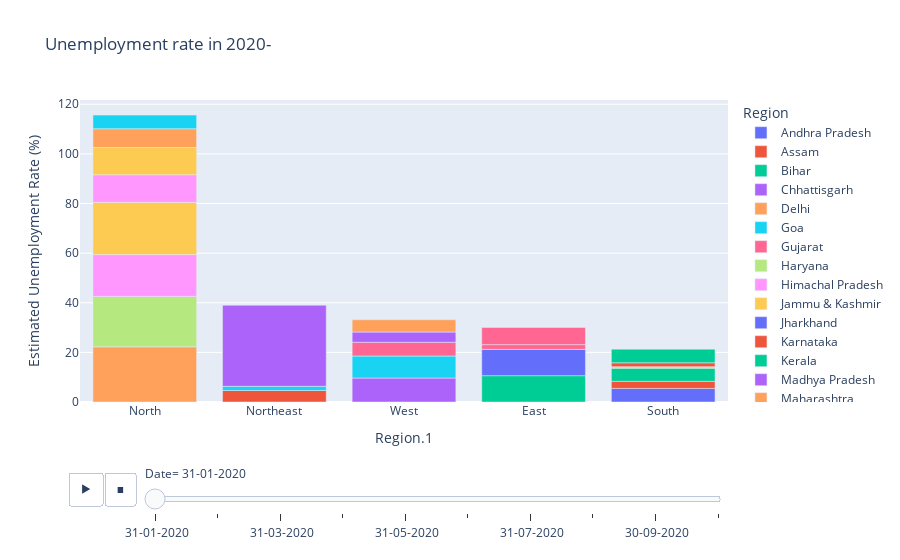

The notebook cell this image was saved under:
### Code cell
fg1 = px.bar(df1, x='Region.1', y='Estimated Unemployment Rate (%)', color='Region',
             title='Unemployment rate in 2020-', animation_frame='Date', template='plotly')
fg1.update_layout(xaxis={'categoryorder': 'total descending'})
fg1.show()

### Figure 1 — Plotly figure (JSON) as saved in the notebook; plotly's stock layout.template omitted (floating-point values rounded to 4 significant figures)
{"data": [{"alignmentgroup": "True", "hovertemplate": "Region=Andhra Pradesh<br>Date= 31-01-2020<br>Region.1=%{x}<br>Estimated Unemployment Rate (%)=%{y}<extra></extra>", "legendgroup": "Andhra Pradesh", "marker": {"color": "#636efa", "pattern": {"shape": ""}}, "name": "Andhra Pradesh", "offsetgroup": "Andhra Pradesh", "orientation": "v", "showlegend": true, "textposition": "auto", "type": "bar", "x": ["South"], "xaxis": "x", "y": [5.48], "yaxis": "y"}, {"alignmentgroup": "True", "hovertemplate": "Region=Assam<br>Date= 31-01-2020<br>Region.1=%{x}<br>Estimated Unemployment Rate (%)=%{y}<extra></extra>", "legendgroup": "Assam", "marker": {"color": "#EF553B", "pattern": {"shape": ""}}, "name": "Assam", "offsetgroup": "Assam", "orientation": "v", "showlegend": true, "textposition": "auto", "type": "bar", "x": ["Northeast"], "xaxis": "x", "y": [4.66], "yaxis": "y"}, {"alignmentgroup": "True", "hovertemplate": "Region=Bihar<br>Date= 31-01-2020<br>Region.1=%{x}<br>Estimated Unemployment Rate (%)=%{y}<extra></extra>", "legendgroup": "Bihar", "marker": {"color": "#00cc96", "pattern": {"shape": ""}}, "name": "Bihar", "offsetgroup": "Bihar", "orientation": "v", "showlegend": true, "textposition": "auto", "type": "bar", "x": ["East"], "xaxis": "x", "y": [10.61], "yaxis": "y"}, {"alignmentgroup": "True", "hovertemplate": "Region=Chhattisgarh<br>Date= 31-01-2020<br>Region.1=%{x}<br>Estimated Unemployment Rate (%)=%{y}<extra></extra>", "legendgroup": "Chhattisgarh", "marker": {"color": "#ab63fa", "pattern": {"shape": ""}}, "name": "Chhattisgarh", "offsetgroup": "Chhattisgarh", "orientation": "v", "showlegend": true, "textposition": "auto", "type": "bar", "x": ["West"], "xaxis": "x", "y": [9.65], "yaxis": "y"}, {"alignmentgroup": "True", "hovertemplate": "Region=Delhi<br>Date= 31-01-2020<br>Region.1=%{x}<br>Estimated Unemployment Rate (%)=%{y}<extra></extra>", "legendgroup": "Delhi", "marker": {"color": "#FFA15A", "pattern": {"shape": ""}}, "name": "Delhi", "offsetgroup": "Delhi", "orientation": "v", "showlegend": true, "textposition": "auto", "type": "bar", "x": ["North"], "xaxis": "x", "y": [22.23], "yaxis": "y"}, {"alignmentgroup": "True", "hovertemplate": "Region=Goa<br>Date= 31-01-2020<br>Region.1=%{x}<br>Estimated Unemployment Rate (%)=%{y}<extra></extra>", "legendgroup": "Goa", "marker": {"color": "#19d3f3", "pattern": {"shape": ""}}, "name": "Goa", "offsetgroup": "Goa", "orientation": "v", "showlegend": true, "textposition": "auto", "type": "bar", "x": ["West"], "xaxis": "x", "y": [8.89], "yaxis": "y"}, {"alignmentgroup": "True", "hovertemplate": "Region=Gujarat<br>Date= 31-01-2020<br>Region.1=%{x}<br>Estimated Unemployment Rate (%)=%{y}<extra></extra>", "legendgroup": "Gujarat", "marker": {"color": "#FF6692", "pattern": {"shape": ""}}, "name": "Gujarat", "offsetgroup": "Gujarat", "orientation": "v", "showlegend": true, "textposition": "auto", "type": "bar", "x": ["West"], "xaxis": "x", "y": [5.54], "yaxis": "y"}, {"alignmentgroup": "True", "hovertemplate": "Region=Haryana<br>Date= 31-01-2020<br>Region.1=%{x}<br>Estimated Unemployment Rate (%)=%{y}<extra></extra>", "legendgroup": "Haryana", "marker": {"color": "#B6E880", "pattern": {"shape": ""}}, "name": "Haryana", "offsetgroup": "Haryana", "orientation": "v", "showlegend": true, "textposition": "auto", "type": "bar", "x": ["North"], "xaxis": "x", "y": [20.34], "yaxis": "y"}, {"alignmentgroup": "True", "hovertemplate": "Region=Himachal Pradesh<br>Date= 31-01-2020<br>Region.1=%{x}<br>Estimated Unemployment Rate (%)=%{y}<extra></extra>", "legendgroup": "Himachal Pradesh", "marker": {"color": "#FF97FF", "pattern": {"shape": ""}}, "name": "Himachal Pradesh", "offsetgroup": "Himachal Pradesh", "orientation": "v", "showlegend": true, "textposition": "auto", "type": "bar", "x": ["North"], "xaxis": "x", "y": [16.83], "yaxis": "y"}, {"alignmentgroup": "True", "hovertemplate": "Region=Jammu & Kashmir<br>Date= 31-01-2020<br>Region.1=%{x}<br>Estimated Unemployment Rate (%)=%{y}<extra></extra>", "legendgroup": "Jammu & Kashmir", "marker": {"color": "#FECB52", "pattern": {"shape": ""}}, "name": "Jammu & Kashmir", "offsetgroup": "Jammu & Kashmir", "orientation": "v", "showlegend": true, "textposition": "auto", "type": "bar", "x": ["North"], "xaxis": "x", "y": [21.08], "yaxis": "y"}, {"alignmentgroup": "True", "hovertemplate": "Region=Jharkhand<br>Date= 31-01-2020<br>Region.1=%{x}<br>Estimated Unemployment Rate (%)=%{y}<extra></extra>", "legendgroup": "Jharkhand", "marker": {"color": "#636efa", "pattern": {"shape": ""}}, "name": "Jharkhand", "offsetgroup": "Jharkhand", "orientation": "v", "showlegend": true, "textposition": "auto", "type": "bar", "x": ["East"], "xaxis": "x", "y": [10.61], "yaxis": "y"}, {"alignmentgroup": "True", "hovertemplate": "Region=Karnataka<br>Date= 31-01-2020<br>Region.1=%{x}<br>Estimated Unemployment Rate (%)=%{y}<extra></extra>", "legendgroup": "Karnataka", "marker": {"color": "#EF553B", "pattern": {"shape": ""}}, "name": "Karnataka", "offsetgroup": "Karnataka", "orientation": "v", "showlegend": true, "textposition": "auto", "type": "bar", "x": ["South"], "xaxis": "x", "y": [2.86], "yaxis": "y"}, {"alignmentgroup": "True", "hovertemplate": "Region=Kerala<br>Date= 31-01-2020<br>Region.1=%{x}<br>Estimated Unemployment Rate (%)=%{y}<extra></extra>", "legendgroup": "Kerala", "marker": {"color": "#00cc96", "pattern": {"shape": ""}}, "name": "Kerala", "offsetgroup": "Kerala", "orientation": "v", "showlegend": true, "textposition": "auto", "type": "bar", "x": ["South"], "xaxis": "x", "y": [5.31], "yaxis": "y"}, {"alignmentgroup": "True", "hovertemplate": "Region=Madhya Pradesh<br>Date= 31-01-2020<br>Region.1=%{x}<br>Estimated Unemployment Rate (%)=%{y}<extra></extra>", "legendgroup": "Madhya Pradesh", "marker": {"color": "#ab63fa", "pattern": {"shape": ""}}, "name": "Madhya Pradesh", "offsetgroup": "Madhya Pradesh", "orientation": "v", "showlegend": true, "textposition": "auto", "type": "bar", "x": ["West"], "xaxis": "x", "y": [4.11], "yaxis": "y"}, {"alignmentgroup": "True", "hovertemplate": "Region=Maharashtra<br>Date= 31-01-2020<br>Region.1=%{x}<br>Estimated Unemployment Rate (%)=%{y}<extra></extra>", "legendgroup": "Maharashtra", "marker": {"color": "#FFA15A", "pattern": {"shape": ""}}, "name": "Maharashtra", "offsetgroup": "Maharashtra", "orientation": "v", "showlegend": true, "textposition": "auto", "type": "bar", "x": ["West"], "xaxis": "x", "y": [4.95], "yaxis": "y"}, {"alignmentgroup": "True", "hovertemplate": "Region=Meghalaya<br>Date= 31-01-2020<br>Region.1=%{x}<br>Estimated Unemployment Rate (%)=%{y}<extra></extra>", "legendgroup": "Meghalaya", "marker": {"color": "#19d3f3", "pattern": {"shape": ""}}, "name": "Meghalaya", "offsetgroup": "Meghalaya", "orientation": "v", "showlegend": true, "textposition": "auto", "type": "bar", "x": ["Northeast"], "xaxis": "x", "y": [1.66], "yaxis": "y"}, {"alignmentgroup": "True", "hovertemplate": "Region=Odisha<br>Date= 31-01-2020<br>Region.1=%{x}<br>Estimated Unemployment Rate (%)=%{y}<extra></extra>", "legendgroup": "Odisha", "marker": {"color": "#FF6692", "pattern": {"shape": ""}}, "name": "Odisha", "offsetgroup": "Odisha", "orientation": "v", "showlegend": true, "textposition": "auto", "type": "bar", "x": ["East"], "xaxis": "x", "y": [1.9], "yaxis": "y"}, {"alignmentgroup": "True", "hovertemplate": "Region=Puducherry<br>Date= 31-01-2020<br>Region.1=%{x}<br>Estimated Unemployment Rate (%)=%{y}<extra></extra>", "legendgroup": "Puducherry", "marker": {"color": "#B6E880", "pattern": {"shape": ""}}, "name": "Puducherry", "offsetgroup": "Puducherry", "orientation": "v", "showlegend": true, "textposition": "auto", "type": "bar", "x": ["South"], "xaxis": "x", "y": [0.58], "yaxis": "y"}, {"alignmentgroup": "True", "hovertemplate": "Region=Punjab<br>Date= 31-01-2020<br>Region.1=%{x}<br>Estimated Unemployment Rate (%)=%{y}<extra></extra>", "legendgroup": "Punjab", "marker": {"color": "#FF97FF", "pattern": {"shape": ""}}, "name": "Punjab", "offsetgroup": "Punjab", "orientation": "v", "showlegend": true, "textposition": "auto", "type": "bar", "x": ["North"], "xaxis": "x", "y": [11.11], "yaxis": "y"}, {"alignmentgroup": "True", "hovertemplate": "Region=Rajasthan<br>Date= 31-01-2020<br>Region.1=%{x}<br>Estimated Unemployment Rate (%)=%{y}<extra></extra>", "legendgroup": "Rajasthan", "marker": {"color": "#FECB52", "pattern": {"shape": ""}}, "name": "Rajasthan", "offsetgroup": "Rajasthan", "orientation": "v", "showlegend": true, "textposition": "auto", "type": "bar", "x": ["North"], "xaxis": "x", "y": [10.97], "yaxis": "y"}, {"alignmentgroup": "True", "hovertemplate": "Region=Tamil Nadu<br>Date= 31-01-2020<br>Region.1=%{x}<br>Estimated Unemployment Rate (%)=%{y}<extra></extra>", "legendgroup": "Tamil Nadu", "marker": {"color": "#EF553B", "pattern": {"shape": ""}}, "name": "Tamil Nadu", "offsetgroup": "Tamil Nadu", "orientation": "v", "showlegend": true, "textposition": "auto", "type": "bar", "x": ["South"], "xaxis": "x", "y": [1.57], "yaxis": "y"}, {"alignmentgroup": "True", "hovertemplate": "Region=Telangana<br>Date= 31-01-2020<br>Region.1=%{x}<br>Estimated Unemployment Rate (%)=%{y}<extra></extra>", "legendgroup": "Telangana", "marker": {"color": "#00cc96", "pattern": {"shape": ""}}, "name": "Telangana", "offsetgroup": "Telangana", "orientation": "v", "showlegend": true, "textposition": "auto", "type": "bar", "x": ["South"], "xaxis": "x", "y": [5.49], "yaxis": "y"}, {"alignmentgroup": "True", "hovertemplate": "Region=Tripura<br>Date= 31-01-2020<br>Region.1=%{x}<br>Estimated Unemployment Rate (%)=%{y}<extra></extra>", "legendgroup": "Tripura", "marker": {"color": "#ab63fa", "pattern": {"shape": ""}}, "name": "Tripura", "offsetgroup": "Tripura", "orientation": "v", "showlegend": true, "textposition": "auto", "type": "bar", "x": ["Northeast"], "xaxis": "x", "y": [32.67], "yaxis": "y"}, {"alignmentgroup": "True", "hovertemplate": "Region=Uttar Pradesh<br>Date= 31-01-2020<br>Region.1=%{x}<br>Estimated Unemployment Rate (%)=%{y}<extra></extra>", "legendgroup": "Uttar Pradesh", "marker": {"color": "#FFA15A", "pattern": {"shape": ""}}, "name": "Uttar Pradesh", "offsetgroup": "Uttar Pradesh", "orientation": "v", "showlegend": true, "textposition": "auto", "type": "bar", "x": ["North"], "xaxis": "x", "y": [7.58], "yaxis": "y"}, {"alignmentgroup": "True", "hovertemplate": "Region=Uttarakhand<br>Date= 31-01-2020<br>Region.1=%{x}<br>Estimated Unemployment Rate (%)=%{y}<extra></extra>", "legendgroup": "Uttarakhand", "marker": {"color": "#19d3f3", "pattern": {"shape": ""}}, "name": "Uttarakhand", "offsetgroup": "Uttarakhand", "orientation": "v", "showlegend": true, "textposition": "auto", "type": "bar", "x": ["North"], "xaxis": "x", "y": [5.49], "yaxis": "y"}, {"alignmentgroup": "True", "hovertemplate": "Region=West Bengal<br>Date= 31-01-2020<br>Region.1=%{x}<br>Estimated Unemployment Rate (%)=%{y}<extra></extra>", "legendgroup": "West Bengal", "marker": {"color": "#FF6692", "pattern": {"shape": ""}}, "name": "West Bengal", "offsetgroup": "West Bengal", "orientation": "v", "showlegend": true, "textposition": "auto", "type": "bar", "x": ["East"], "xaxis": "x", "y": [6.94], "yaxis": "y"}], "layout": {"barmode": "relative", "legend": {"title": {"text": "Region"}, "tracegroupgap": 0}, "sliders": [{"active": 0, "currentvalue": {"prefix": "Date="}, "len": 0.9, "pad": {"b": 10, "t": 60}, "steps": [{"args": [[" 31-01-2020"], {"frame": {"duration": 0, "redraw": true}, "fromcurrent": true, "mode": "immediate", "transition": {"duration": 0, "easing": "linear"}}], "label": " 31-01-2020", "method": "animate"}, {"args": [[" 29-02-2020"], {"frame": {"duration": 0, "redraw": true}, "fromcurrent": true, "mode": "immediate", "transition": {"duration": 0, "easing": "linear"}}], "label": " 29-02-2020", "method": "animate"}, {"args": [[" 31-03-2020"], {"frame": {"duration": 0, "redraw": true}, "fromcurrent": true, "mode": "immediate", "transition": {"duration": 0, "easing": "linear"}}], "label": " 31-03-2020", "method": "animate"}, {"args": [[" 30-04-2020"], {"frame": {"duration": 0, "redraw": true}, "fromcurrent": true, "mode": "immediate", "transition": {"duration": 0, "easing": "linear"}}], "label": " 30-04-2020", "method": "animate"}, {"args": [[" 31-05-2020"], {"frame": {"duration": 0, "redraw": true}, "fromcurrent": true, "mode": "immediate", "transition": {"duration": 0, "easing": "linear"}}], "label": " 31-05-2020", "method": "animate"}, {"args": [[" 30-06-2020"], {"frame": {"duration": 0, "redraw": true}, "fromcurrent": true, "mode": "immediate", "transition": {"duration": 0, "easing": "linear"}}], "label": " 30-06-2020", "method": "animate"}, {"args": [[" 31-07-2020"], {"frame": {"duration": 0, "redraw": true}, "fromcurrent": true, "mode": "immediate", "transition": {"duration": 0, "easing": "linear"}}], "label": " 31-07-2020", "method": "animate"}, {"args": [[" 31-08-2020"], {"frame": {"duration": 0, "redraw": true}, "fromcurrent": true, "mode": "immediate", "transition": {"duration": 0, "easing": "linear"}}], "label": " 31-08-2020", "method": "animate"}, {"args": [[" 30-09-2020"], {"frame": {"duration": 0, "redraw": true}, "fromcurrent": true, "mode": "immediate", "transition": {"duration": 0, "easing": "linear"}}], "label": " 30-09-2020", "method": "animate"}, {"args": [[" 31-10-2020"], {"frame": {"duration": 0, "redraw": true}, "fromcurrent": true, "mode": "immediate", "transition": {"duration": 0, "easing": "linear"}}], "label": " 31-10-2020", "method": "animate"}], "x": 0.1, "xanchor": "left", "y": 0, "yanchor": "top"}], "title": {"text": "Unemployment rate in 2020-"}, "updatemenus": [{"buttons": [{"args": [null, {"frame": {"duration": 500, "redraw": true}, "fromcurrent": true, "mode": "immediate", "transition": {"duration": 500, "easing": "linear"}}], "label": "&#9654;", "method": "animate"}, {"args": [[null], {"frame": {"duration": 0, "redraw": true}, "fromcurrent": true, "mode": "immediate", "transition": {"duration": 0, "easing": "linear"}}], "label": "&#9724;", "method": "animate"}], "direction": "left", "pad": {"r": 10, "t": 70}, "showactive": false, "type": "buttons", "x": 0.1, "xanchor": "right", "y": 0, "yanchor": "top"}], "xaxis": {"anchor": "y", "categoryorder": "total descending", "domain": [0, 1], "title": {"text": "Region.1"}}, "yaxis": {"anchor": "x", "domain": [0, 1], "title": {"text": "Estimated Unemployment Rate (%)"}}}}
